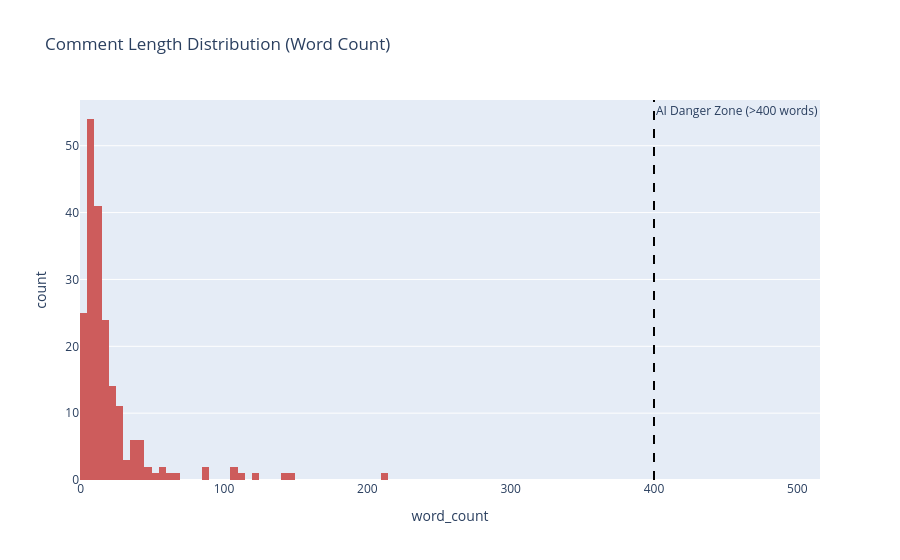

The code cell stored with this chart in its notebook:
### Code cell
# ==========================================
# 3. LENGTH DISTRIBUTION (AI SAFETY CHECK)
# ==========================================
# Calculate character and word lengths
df_comments['char_length'] = df_comments['comment_text'].apply(len)
df_comments['word_count'] = df_comments['comment_text'].apply(lambda x: len(str(x).split()))

# Chart 2: Word Count Distribution
# (Transformers limit is ~512 tokens, which is roughly 350-400 words)
fig2 = px.histogram(df_comments, x='word_count', nbins=50, 
                    title="Comment Length Distribution (Word Count)",
                    color_discrete_sequence=['indianred'])
fig2.add_vline(x=400, line_dash="dash", line_color="black", annotation_text="AI Danger Zone (>400 words)")
fig2.show()

### Figure 1 — Plotly figure (JSON) as saved in the notebook; plotly's stock layout.template omitted (floating-point values rounded to 4 significant figures; data arrays with more than 128 entries replaced by an {"elided": "..."} marker saying what was removed)
{"data": [{"bingroup": "x", "hovertemplate": "word_count=%{x}<br>count=%{y}<extra></extra>", "legendgroup": "", "marker": {"color": "indianred", "pattern": {"shape": ""}}, "name": "", "nbinsx": 50, "orientation": "v", "showlegend": false, "type": "histogram", "x": {"elided": "200 int values"}, "xaxis": "x", "yaxis": "y"}], "layout": {"annotations": [{"showarrow": false, "text": "AI Danger Zone (>400 words)", "x": 400, "xanchor": "left", "xref": "x", "y": 1, "yanchor": "top", "yref": "y domain"}], "barmode": "relative", "legend": {"tracegroupgap": 0}, "shapes": [{"line": {"color": "black", "dash": "dash"}, "type": "line", "x0": 400, "x1": 400, "xref": "x", "y0": 0, "y1": 1, "yref": "y domain"}], "title": {"text": "Comment Length Distribution (Word Count)"}, "xaxis": {"anchor": "y", "domain": [0, 1], "title": {"text": "word_count"}}, "yaxis": {"anchor": "x", "domain": [0, 1], "title": {"text": "count"}}}}
